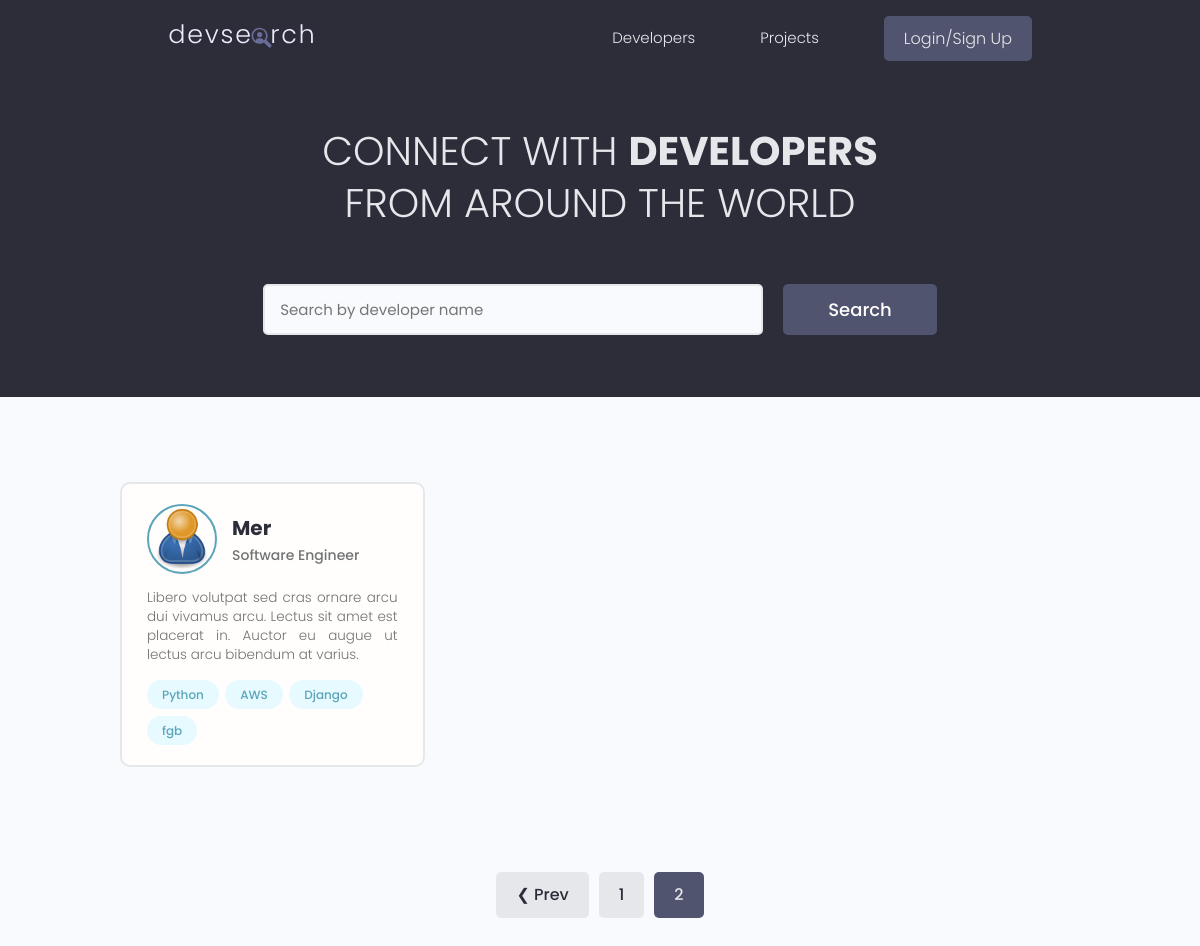
Page /?page=2 on the earlier database version.
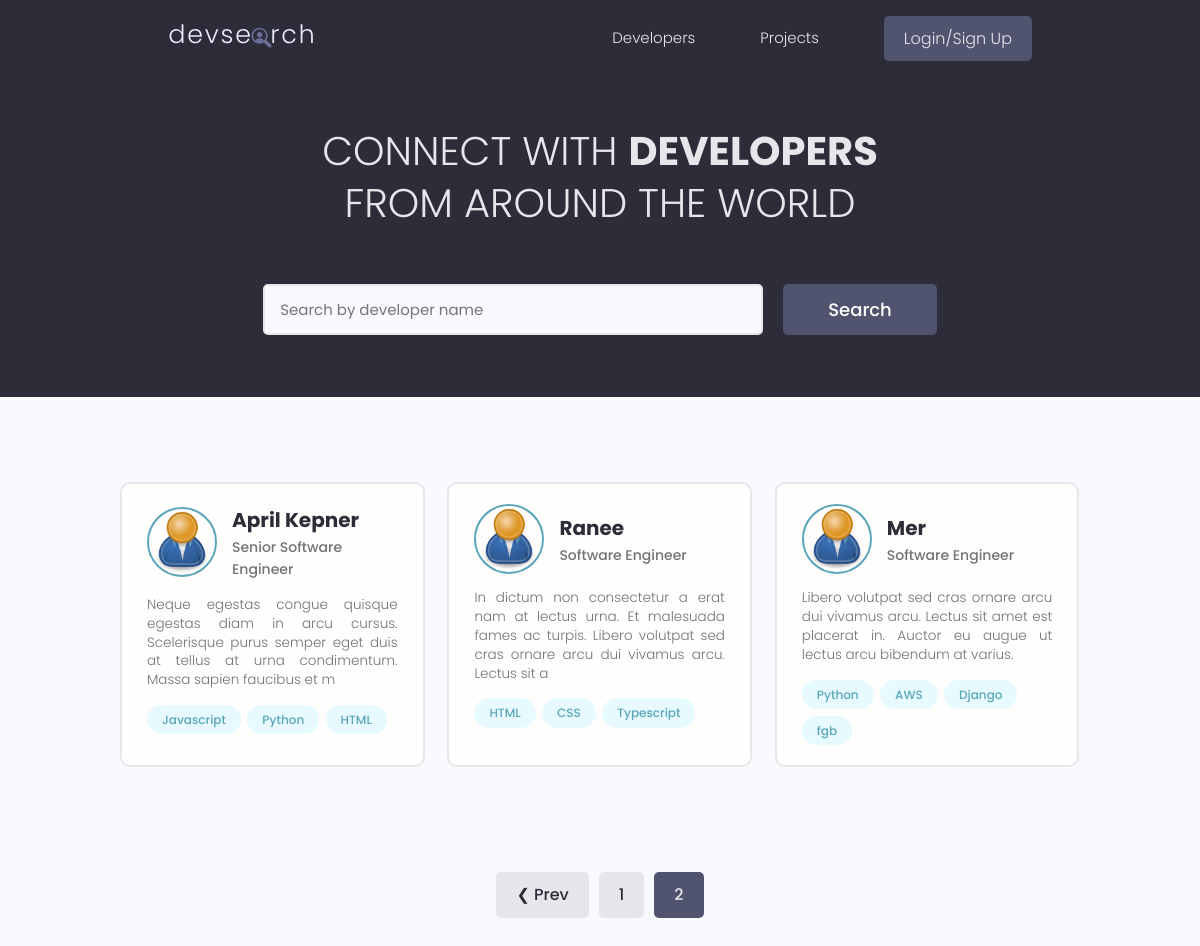
Same page on the later database version.
### users/models.py (models this page shows, shortened)
class Profile(models.Model):
  user = models.OneToOneField(User, null=True, on_delete=models.CASCADE, blank=True)
  name = models.CharField(max_length=200, null=True, blank=True)
  email = models.EmailField(max_length=500, null=True, blank=True)
  username = models.CharField(max_length=200, null=True, blank=True)
  location = models.CharField(max_length=200, null=True, blank=True)
  short_intro = models.CharField(max_length=500, null=True, blank=True)
  bio = models.TextField(null=True, blank=True)
  profile_image = models.ImageField(null=True, blank=True, upload_to='profiles/', default='profiles/user-default.png')
  social_github = models.CharField(max_length=200, null=True, blank=True)
  social_twitter = models.CharField(max_length=200, null=True, blank=True)
  social_linkedin = models.CharField(max_length=200, null=True, blank=True)
  social_youtube = models.CharField(max_length=200, null=True, blank=True)
  social_website = models.CharField(max_length=200, null=True, blank=True)
  id = models.UUIDField(primary_key=True, default=uuid.uuid4, editable=False, unique=True)
  created = models.DateTimeField(auto_now_add=True)
  updated = models.DateTimeField(auto_now=True)

class Skill(models.Model):
  owner = models.ForeignKey(Profile, null=True, blank=True, on_delete=models.CASCADE)
  name = models.CharField(max_length=200, null=True, blank=True)
  description = models.TextField(null=True, blank=True)
  id = models.UUIDField(primary_key=True, default=uuid.uuid4, editable=False, unique=True)
  created = models.DateTimeField(auto_now_add=True)
  updated = models.DateTimeField(auto_now=True)
  def __str__(self):
    return self.name

### users/views.py (the view)
# urls.py: path('', views.profiles, name='profiles'),
def profiles(request):
    profiles, search_query = searchProfiles(request)
    results = 3
    custom_range, profiles = paginateProfiles(request, profiles, results)
    context = { 'profiles': profiles, 'search_query': search_query, 'custom_range': custom_range}
    return render(request, 'users/profiles.html', context)

### users/utils.py (called while the page is built)
def paginateProfiles(request, profiles, results):
    page = request.GET.get('page')
    paginator = Paginator(profiles, results)
    try:
        profiles = paginator.page(page)
    except PageNotAnInteger:
        page = 1
        profiles = paginator.page(page)
    except EmptyPage:
        page = paginator.num_pages
        profiles = paginator.page(page)
    leftIndex = (int(page) - 4)
    if leftIndex < 1:
        leftIndex = 1
    rightIndex = (int(page) + 5)
    if rightIndex > paginator.num_pages:
        rightIndex = paginator.num_pages + 1
    custom_range = range(leftIndex, rightIndex)
    return custom_range, profiles

def searchProfiles(request):
    search_query = ''
    if request.GET.get('search_query'):
        search_query = request.GET.get('search_query')
    skills = Skill.objects.filter(name__icontains=search_query)
    profiles = Profile.objects.distinct().filter(
        Q(name__icontains=search_query) |
        Q(short_intro__icontains=search_query) |
        Q(location__icontains=search_query) |
        Q(bio__icontains=search_query) |
        Q(skill__in=skills)
    )
    return profiles, search_query

### users/templates/users/profiles.html (shortened to what this page needs)
{% extends 'main.html' %}
{% block content %}
<main class="home">
    <section class="hero-section text-center">
      <div class="container container--narrow">
        <div class="hero-section__box">
          <h2>CONNECT WITH <span>DEVELOPERS</span></h2>
          <h2>FROM AROUND THE WORLD</h2>
        </div>
        <div class="hero-section__search">
          <form id="searchForm" class="form" action="{% url 'profiles' %}" method="get">
            <div class="form__field">
              <input class="input input--text" id="formInput#search" type="text" name="search_query"
                placeholder="Search by developer name"  value="{{search_query}}" />
            </div>
            <input class="btn btn--sub btn--lg" type="submit" value="Search" />
          </form>
        </div>
      </div>
    </section>
    <section class="devlist">
      <div class="container">
        <div class="grid grid--three">
        {% for user in profiles %}
          <div class="column card">
            <div class="dev">
              <a href="{% url 'user-profile' user.id %}" class="card__body">
                <div class="dev__profile">
                  <img class="avatar avatar--md" src="{{ user.profile_image.url }}" alt="image" />
                  <div class="dev__meta">
                    <h3>{{ user.name }}</h3>
                    <h5>{{ user.short_intro|slice:"60" }}</h5>
                  </div>
                </div>
                <p class="dev__info">
                  {{ user.bio|slice:"150" }}
                </p>
                <div class="dev__skills">
                    {% for skill in user.skill_set.all|slice:"5" %}
                  <span class="tag tag--pill tag--main">
                    <small>{{skill}}</small>
                  </span>
                  {% endfor %}
                </div>
              </a>
            </div>
          </div>
          {% endfor %}
        </div>
      </div>
    </section>
    {% include 'pagination.html' with queryset=profiles custom_range=custom_range %}
  </main>
{% endblock content %}

Differences in the rows shown:
now on this page (row unchanged): Profile: profile_image (placeholder picture), name "April Kepner", short_intro "Senior Software Engineer", bio "Neque egestas congue quisque egestas diam in arcu cursus. Scelerisque purus semper eget duis at tellus at urna condimentum. Massa sapien faucibus et m"
now on this page (row unchanged): Skill: name "Javascript", shown under "April Kepner"
now on this page (row unchanged): Skill: name "Python", shown under "April Kepner"
now on this page (row unchanged): Skill: name "HTML", shown under "April Kepner"
added Profile: profile_image (placeholder picture), name "Ranee", short_intro "Software Engineer", bio "In dictum non consectetur a erat nam at lectus urna. Et malesuada fames ac turpis. Libero volutpat sed cras ornare arcu dui vivamus arcu. Lectus sit a"
added Skill: name "HTML", shown under "Ranee"
added Skill: name "CSS", shown under "Ranee"
added Skill: name "Typescript", shown under "Ranee"
